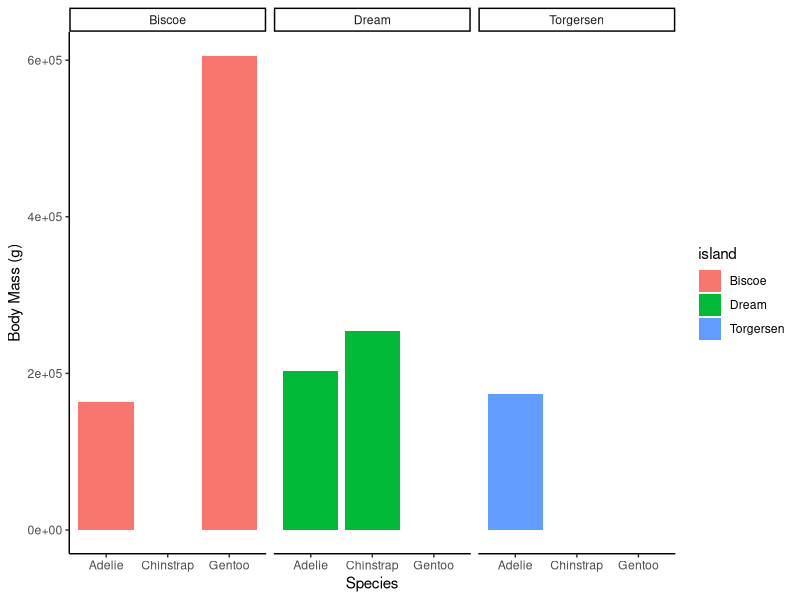

R code for this plot:
## ---- chunk 1
knitr::opts_chunk$set(echo = TRUE, fig.path= "../Output/",waring=FALSE, message=FALSE)  
## ---- chunk 2
library(tidyverse)
library(here)
library(palmerpenguins) 
library(kableExtra) 
## ---- chunk 3
glimpse(penguins) 
## ---- chunk 4
penguins %>% 
  group_by(island, species) %>% 
  drop_na() %>% 
  summarise(mass.mean = mean(body_mass_g, na.rm =  TRUE))%>%
  kbl() %>%
  row_spec(2, bold = T, color = "blue", background = "grey")%>%
  kable_styling(full_width = FALSE) 
## ---- chunk 5
penguins %>% 
  drop_na() %>% 
  ggplot(aes(x = species,
             y = body_mass_g,
             fill = island))+ 
  geom_bar(stat = "identity")+ 
  labs(x = "Species", 
       y = "Body Mass (g)")+
  theme_classic()+ 
  facet_wrap(~island)
